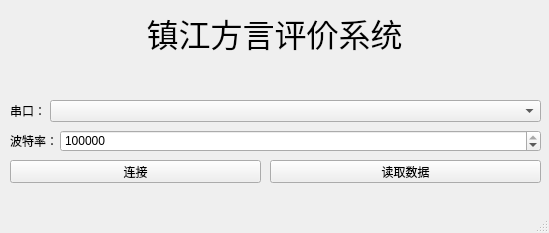
<?xml version="1.0" encoding="UTF-8"?>
<ui version="4.0">
 <class>MainWindow</class>
 <widget class="QMainWindow" name="MainWindow">
  <property name="geometry">
   <rect>
    <x>0</x>
    <y>0</y>
    <width>549</width>
    <height>233</height>
   </rect>
  </property>
  <property name="windowTitle">
   <string>MainWindow</string>
  </property>
  <widget class="QWidget" name="centralwidget">
   <widget class="QLabel" name="label">
    <property name="geometry">
     <rect>
      <x>9</x>
      <y>9</y>
      <width>531</width>
      <height>71</height>
     </rect>
    </property>
    <property name="font">
     <font>
      <family>黑体</family>
      <pointsize>24</pointsize>
     </font>
    </property>
    <property name="text">
     <string>镇江方言评价系统</string>
    </property>
    <property name="alignment">
     <set>Qt::AlignHCenter|Qt::AlignTop</set>
    </property>
   </widget>
   <widget class="QPushButton" name="load_data">
    <property name="geometry">
     <rect>
      <x>270</x>
      <y>160</y>
      <width>271</width>
      <height>23</height>
     </rect>
    </property>
    <property name="text">
     <string>读取数据</string>
    </property>
   </widget>
   <widget class="QLabel" name="label_2">
    <property name="geometry">
     <rect>
      <x>10</x>
      <y>100</y>
      <width>51</width>
      <height>21</height>
     </rect>
    </property>
    <property name="text">
     <string>串口：</string>
    </property>
   </widget>
   <widget class="QComboBox" name="comboBox">
    <property name="geometry">
     <rect>
      <x>50</x>
      <y>100</y>
      <width>491</width>
      <height>22</height>
     </rect>
    </property>
   </widget>
   <widget class="QLabel" name="label_3">
    <property name="geometry">
     <rect>
      <x>10</x>
      <y>130</y>
      <width>51</width>
      <height>21</height>
     </rect>
    </property>
    <property name="text">
     <string>波特率：</string>
    </property>
   </widget>
   <widget class="QSpinBox" name="spinBox">
    <property name="geometry">
     <rect>
      <x>60</x>
      <y>130</y>
      <width>481</width>
      <height>22</height>
     </rect>
    </property>
    <property name="maximum">
     <number>1000000</number>
    </property>
    <property name="value">
     <number>115200</number>
    </property>
   </widget>
   <widget class="QPushButton" name="open">
    <property name="geometry">
     <rect>
      <x>10</x>
      <y>160</y>
      <width>251</width>
      <height>23</height>
     </rect>
    </property>
    <property name="text">
     <string>连接</string>
    </property>
   </widget>
  </widget>
  <widget class="QMenuBar" name="menubar">
   <property name="geometry">
    <rect>
     <x>0</x>
     <y>0</y>
     <width>549</width>
     <height>23</height>
    </rect>
   </property>
  </widget>
  <widget class="QStatusBar" name="statusbar"/>
 </widget>
 <resources/>
 <connections/>
</ui>
